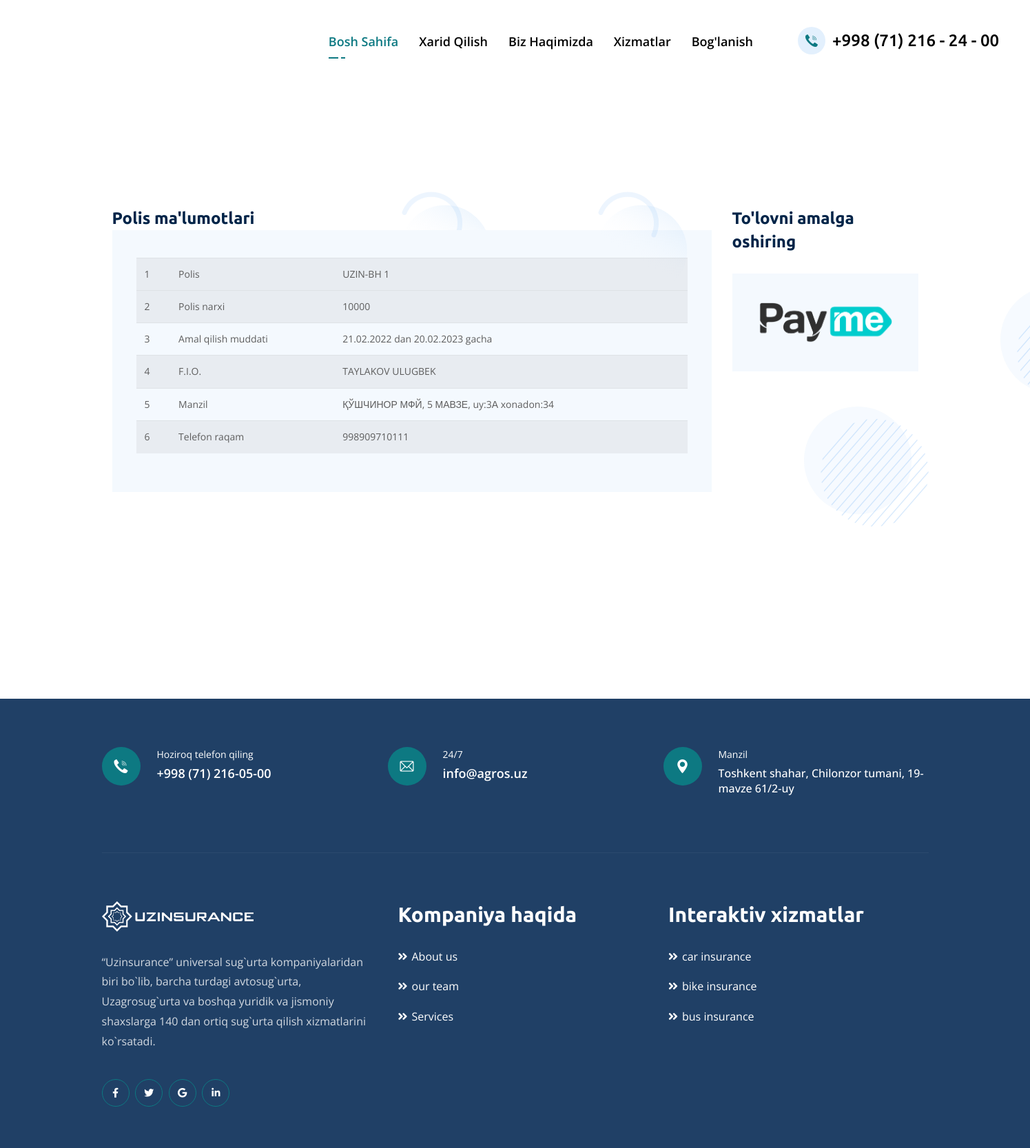
Screenshot of /contract/contract_payment/taylakov_ulugbek17/ with the database file from the repository.
### contract/models.py (models this page shows, shortened)
class Contract(models.Model):
    slug = models.SlugField(max_length=512, blank=True, null=True, )
    person_pinfl = models.CharField(max_length=512, blank=True, null=True)
    person_passportSeries = models.CharField(max_length=512, blank=True, null=True)
    person_passportNumber = models.CharField(max_length=512, blank=True, null=True)
    person_firstname = models.CharField(max_length=512, blank=True, null=True)
    person_lastname = models.CharField(max_length=512, blank=True, null=True)
    person_middlename = models.CharField(max_length=512, blank=True, null=True)
    person_phoneNumber = models.CharField(max_length=512, blank=True, null=True)
    person_gender = models.CharField(max_length=512, blank=True, null=True)
    person_birthDate = models.CharField(max_length=512, blank=True, null=True)
    address = models.CharField(max_length=512, blank=True, null=True)
    email = models.CharField(max_length=512, blank=True, null=True, default="default@agros.uz")
    payment_type = models.CharField(max_length=512, blank=True, null=True)
    person_data = models.JSONField(blank=True, null=True)
    policy_title = models.CharField(max_length=1024, null=True, blank=True, default="Baxtsiz hodisa")
    policy_start_date = models.DateField(blank=True, null=True)
    policy_end_date = models.DateField(blank=True, null=True)
    policy_seria = models.CharField(max_length=100, null=True, blank=True, default="UZIN-BH")
    policy_number = models.IntegerField(null=True, blank=True)
    policy_insurancePremium = models.IntegerField(blank=True, null=True, default=10000)
    policy_insurancePremium_word = models.CharField(verbose_name="Страховая премия с прописью", max_length=512,
                                                    blank=True,
                                                    null=True)
    policy_sumInsured = models.IntegerField(blank=True, null=True, default=10000000)
    policy_sumInsured_word = models.CharField(verbose_name="Страховая ответственность с прописью", max_length=512,
                                              blank=True, null=True)
    qr_code = models.URLField(verbose_name="QRCODE url", blank=True, null=True)
    policy_pdf = models.URLField(null=True, blank=True)
    created_at = models.DateTimeField(auto_now_add=True, blank=True, null=True)
    updated_at = models.DateTimeField(auto_now=True, blank=True, null=True)

### contract/views.py (the view)
# urls.py: path('contract_payment/<slug:slug>/', contract_payment, name='contract_payment'),
def contract_payment(request, slug):
    contract = get_object_or_404(Contract, slug=slug)
    paycom = Paycom()
    amount = int(contract.policy_insurancePremium) * 100
    order_id = contract.id + 1000
    return_url = HOST_URL + "contract/contract_detail/" + str(contract.slug) + "/"
    payme_url = ""
    print(payme_url)
    context = {
        "payme_url": payme_url,
        "contract": contract
    }
    return render(request, 'contract/contract_payment.html', context)

### templates/contract/contract_payment.html (shortened to what this page needs)
{% extends 'base.html' %}
{% load static %}
{% block content %}
    <section class="login-section">
        <div class="auto-container">
            <div class="row">
                <div class="col-9">
                    <div >
                        <div class="section-icons-outer parallax-scene-2">
                            <div
                                    data-depth="0.40"
                                    class="icon-layer-two"
                                    style="background-image: url({% static 'assets/images/background/pattern-4.png' %} )"
                            ></div>
                        </div>
                        <div class="title-box">
                            <h4>Polis ma'lumotlari</h4>
                        </div>
                        <div class="form-box">
                            <div class="styled-form  ">
                                <table class="table table-striped">
                                    <tr>
                                        <td>1</td>
                                        <td>Polis</td>
                                        <td>{{ contract.policy_seria }} {{ contract.policy_number }}</td>
                                    </tr>
                                    <tr>
                                    <tr>
                                        <td>2</td>
                                        <td>Polis narxi</td>
                                        <td>{{ contract.policy_insurancePremium }}      </td>
                                    </tr>
                                    <td>3</td>
                                    <td>Amal qilish muddati</td>
                                    <td>{{ contract.policy_start_date|date:"d.m.Y" }}
                                        dan {{ contract.policy_end_date|date:"d.m.Y" }} gacha
                                    </td>
                                    </tr>
                                    <tr>
                                        <td>4</td>
                                        <td>F.I.O.</td>
                                        <td>{{ contract.person_lastname }} {{ contract.person_firstname }}</td>
                                    </tr>
                                    <tr>
                                        <td>5</td>
                                        <td>Manzil</td>
                                        <td>{{ contract.address }}  </td>
                                    </tr>
                                    <tr>
                                        <td>6</td>
                                        <td>Telefon raqam</td>
                                        <td>{{ contract.person_phoneNumber }}  </td>
                                    </tr>
                                </table>
                            </div>
                        </div>
                    </div>
                </div>
                <div class="col-3">
                    <div class="login-box">
                        <div class="section-icons-outer parallax-scene-2">
                            <div
                                    data-depth="0.20"
                                    class="icon-layer-one"
                                    style="background-image: url({% static 'assets/images/icons/icon-1.png' %})"
                            ></div>
                            <div
                                    data-depth="0.40"
                                    class="icon-layer-two"
                                    style="background-image: url({% static 'assets/images/background/pattern-4.png' %} )"
                            ></div>
                        </div>
                        <div class="title-box">
                            <h4>To'lovni amalga oshiring</h4>
                        </div>
                        <div class="row">
                            <div class="col-12">
                                <div class="form-box">
                                    <div class="styled-form  ">
                                        <a href="{{ payme_url }}">
                                            <img src="{% static 'assets/images/payme-01.png' %}" alt="">
                                        </a>
                                    </div>
                                </div>
                            </div>
                        </div>
                    </div>
                </div>
            </div>
        </div>
    </section>
{% endblock %}

### templates/base.html (shortened to what this page needs)
{% load static %}
<!doctype html>
<html lang="en">
<head>
    <link rel="stylesheet" href="https://maxcdn.bootstrapcdn.com/bootstrap/4.0.0/css/bootstrap.min.css"
>
</head>
<body>
  <div class="main-homepage">
    <div class="page-wrapper">
    {% include 'includes/header.html' %}
    {% block content %}
    {% endblock %}
    {% include 'includes/footer.html' %}
</div>
  </div>
  <link href="{% static 'assets/css/bootstrap.css' %}" rel="stylesheet" />
  <link href="{% static 'assets/css/style.css' %}" rel="stylesheet" />
  <link href="{% static 'assets/css/responsive.css' %}" rel="stylesheet" />
</body>
</html>

### templates/includes/header.html (shortened to what this page needs)
{% load static %}
      <header class="main-header">
        <div class="header-upper">
          <div class="auto-container">
            <div class="inner-container clearfix">
              <div class="logo-box">
                <div class="logo">
                  <a href="index-2.html"
                  ><img src="{% static 'assets/images/logo-uz.png' %} " width="250" alt="" title=""
                  /></a>
                </div>
              </div>
              <div class="nav-outer clearfix">
                <nav class="main-menu navbar-expand-xl">
                <div
                class="navbar-collapse collapse clearfix"
                id="navbarSupportedContent"
                >
                <ul class="navigation clearfix">
                  <li class="current dropdown">
                    <a href="{% url 'index' %}">Bosh sahifa</a>
                  </li>
                          <li>
                    <a href="{% url 'contract_create' %}">Xarid qilish</a>
                  </li>
                  <li>
                    <a href="#">Biz haqimizda</a>
                  </li>
                  <li class="dropdown">
                    <a href="#">Xizmatlar</a>
                  </li>
                  <li><a href="#">Bog'lanish  </a></li>
                </ul>
              </div>
            </nav>
            <div class="outer-box clearfix">
              <div class="phone-box">
                <div class="box-inner">
                  <a class="phone" href="tel:+998712160500"
                  >+998 (71) 216 - 24 - 00
                  <span class="icon flaticon-call-2"></span
                    ></a>
                  </div>
                </div>
              </div>
            </div>
          </div>
        </div>
      </div>
            </header>

### templates/includes/footer.html
{% load static %}
          <footer
          class="main-footer"
          >
          <div class="auto-container">
            <div class="upper-box">
              <div class="row clearfix">
                <div class="info-column col-lg-4 col-md-6 col-sm-12">
                  <div class="inner-column">
                    <span class="icon flaticon-call-2"></span>
                    Hoziroq telefon qiling<br />
                    <a href="tel:+10909876534">+998 (71) 216-05-00</a>
                  </div>
                </div>
                <div class="info-column col-lg-4 col-md-6 col-sm-12">
                  <div class="inner-column">
                    <span class="icon flaticon-email-2"></span>
                    24/7 <br />
                    <a href="mailto:carsore@mail.com">info@agros.uz</a>
                  </div>
                </div>
                <div class="info-column col-lg-4 col-md-6 col-sm-12">
                  <div class="inner-column">
                    <span class="icon flaticon-maps-and-flags"></span>
                    Manzil<br />
                    <strong> Toshkent shahar, Chilonzor tumani, 19-mavze 61/2-uy</strong>
                  </div>
                </div>
              </div>
            </div>
            <div class="widgets-section">
              <div class="row clearfix">
                <div class="footer-column col-lg-4 col-md-6 col-sm-12">
                  <div class="footer-widget logo-widget">
                    <div class="logo">
                      <a href="index-2.html"
                      ><img width="220" src="{% static 'assets/images/uzinsurance_white.png' %}" alt=""
                      /></a>
                    </div>
                    <div class="text">
                      “Uzinsurance” universal sug`urta kompaniyalaridan biri bo`lib, barcha turdagi avtosug`urta, Uzagrosug`urta va boshqa yuridik va jismoniy shaxslarga 140 dan ortiq sug`urta qilish xizmatlarini ko`rsatadi.
                    </div>
                    <ul class="social-box">
                      <li>
                        <a href="#" class="fab fa-facebook-f"
                        ></a>
                      </li>
                      <li>
                        <a href="#" class="fab fa-twitter"
                        ></a>
                      </li>
                      <li>
                        <a href="#" class="fab fa-google"></a>
                      </li>
                      <li>
                        <a  href="#" class="fab fa-linkedin-in" ></a>
                      </li>
                    </ul>
                  </div>
                </div>
                <div class="footer-column col-lg-8 col-md-6 col-sm-12">
                  <div class="footer-widget links-widget">
                    <div class="row clearfix">
                      <div class="column col-lg-6 col-md-6 col-sm-12">
                        <h3>Kompaniya haqida</h3>
                        <ul class="list-links">
                          <li><a href="#">About us</a></li>
                          <li><a href="#">our team</a></li>
                          <li><a href="#">Services</a></li>
                        </ul>
                      </div>
                      <div class="column col-lg-6 col-md-6 col-sm-12">
                        <h3>Interaktiv xizmatlar</h3>
                        <ul class="list-links">
                          <li><a href="#">car insurance</a></li>
                          <li><a href="#">bike insurance</a></li>
                          <li><a href="#">bus insurance</a></li>
                        </ul>
                      </div>
                    </div>
                  </div>
                </div>
            </div>
          </div>
        </div>
      </footer>

### rows the page displays
Contract: policy_seria "UZIN-BH", policy_number "1", policy_insurancePremium "10000", policy_start_date "21.02.2022", policy_end_date "20.02.2023", person_lastname "TAYLAKOV", person_firstname "ULUGBEK", address "ҚЎШЧИНОР МФЙ, 5 МАВЗЕ, uy:3А xonadon:34", person_phoneNumber "998909710111"
